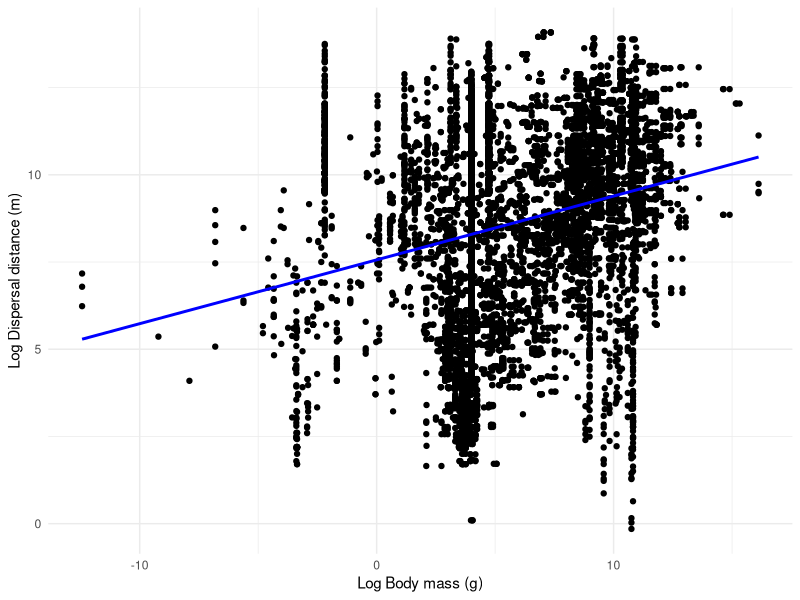
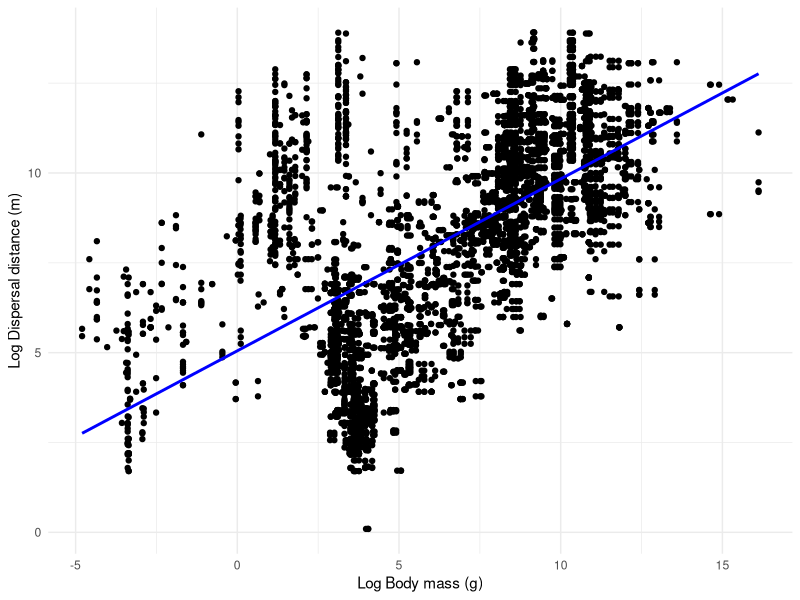
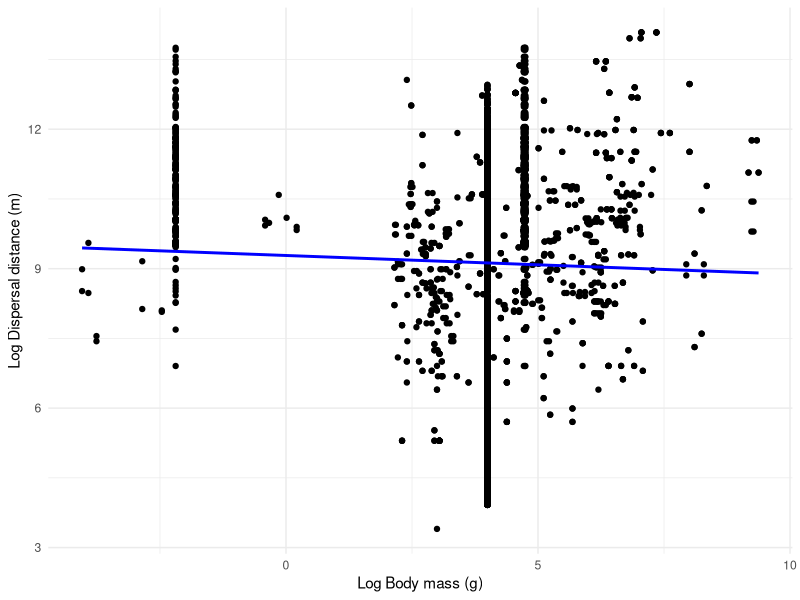
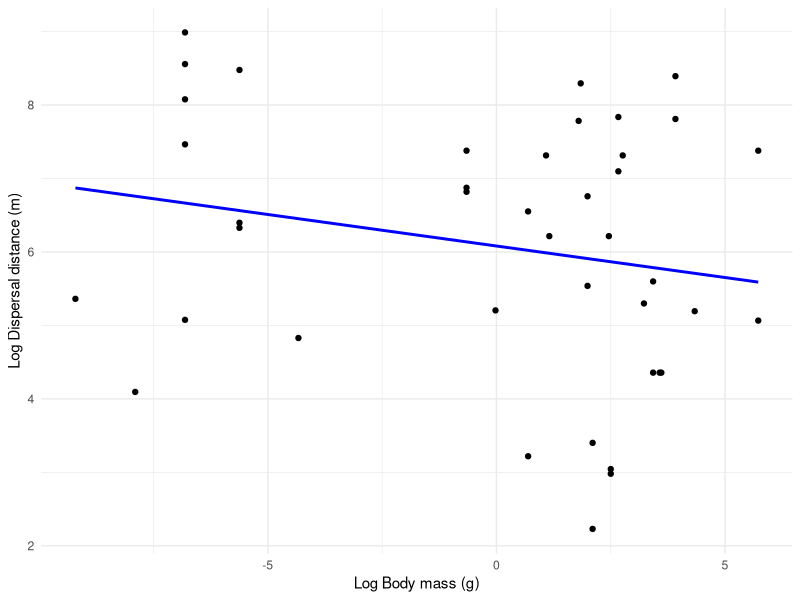
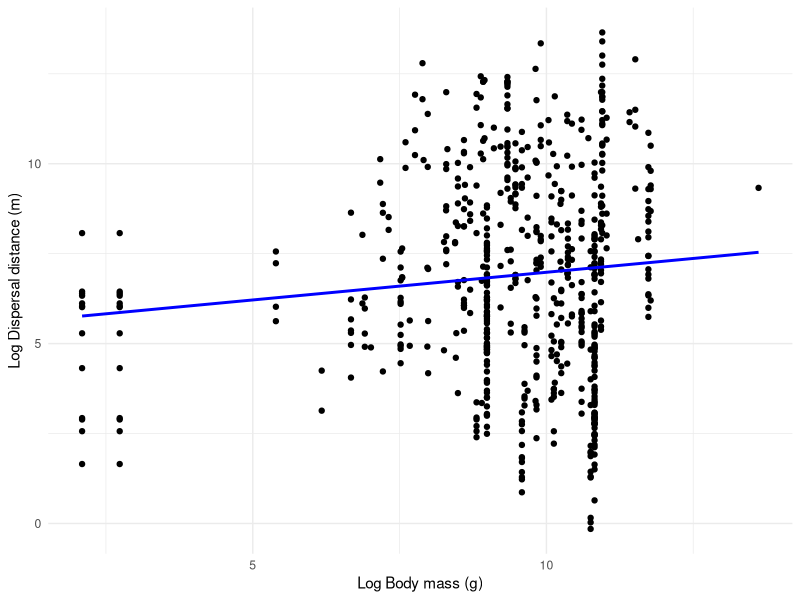
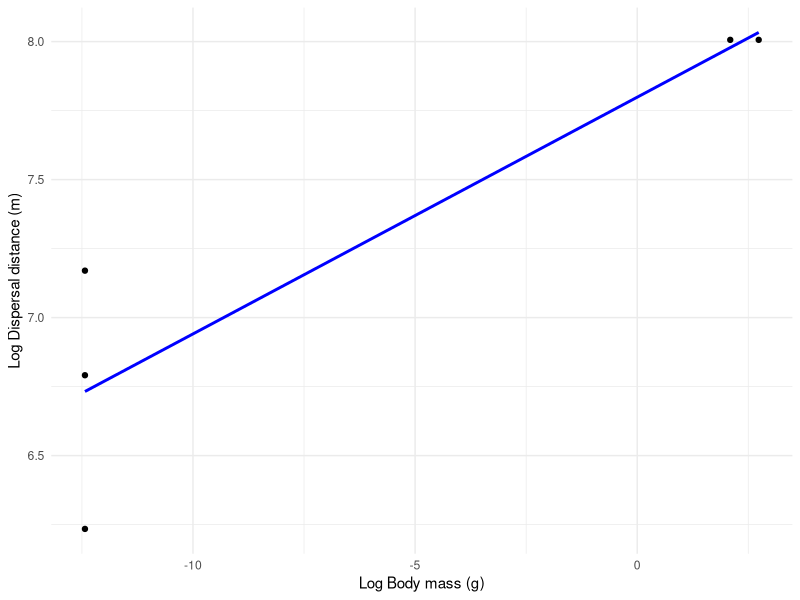

Source code (R) for these figures, in order:
library(tidyverse)
library(dplyr)

setwd('C:/Users/xr49abiw/Documents/DispersalProject/data')

db5 <- read.csv("DispersalTransformed.csv")

####Linear regression for all data ####
#log transform
log_Body.mass <- log(db5$Body.mass)
log_Distance <- log(db5$Value)

regression  <- lm(log_Distance ~ log_Body.mass, data = db5)

# Create a scatter plot 
scatter_plot <- ggplot(db5, aes(x = log_Body.mass, y = log_Distance)) +
  geom_point() +
  geom_smooth(method = "lm", se = FALSE, color = "blue") +
  labs(x = "Log Body mass (g)", y = "Log Dispersal distance (m)") +
  theme_minimal()

# Print the scatter plot with linear regression line
print(scatter_plot)

####Linear regression for mammals####
# Filter data for mammals (n = 3596)
mammdb<- db5 |>
  filter(Taxon == "Mammal")

# Perform log transformation
mammdb$log_Body.mass <- log(mammdb$Body.mass)
mammdb$log_Distance <- log(mammdb$Value)

# Perform linear regression
regression_mamm <- lm(log_Distance ~ log_Body.mass, data = mammdb)

# Create a scatter plot
scatter_plot_mamm <- ggplot(mammdb, aes(x = log_Body.mass, y = log_Distance)) +
  geom_point() +
  geom_smooth(method = "lm", se = FALSE, color = "blue") +
  labs(x = "Log Body mass (g)", y = "Log Dispersal distance (m)") +
  theme_minimal()

# Print the scatter plot with linear regression line for mammals
print(scatter_plot_mamm)


####Linear regression for birds####
# Filter data for bird (n = 2913)
bdb<- db5 |>
  filter(Taxon == "Bird")

# Perform log transformation
bdb$log_Body.mass <- log(bdb$Body.mass)
bdb$log_Distance <- log(bdb$Value)

# Perform linear regression
regression_b <- lm(log_Distance ~ log_Body.mass, data = bdb)

# Create a scatter plot
scatter_plot_b <- ggplot(bdb, aes(x = log_Body.mass, y = log_Distance)) +
  geom_point() +
  geom_smooth(method = "lm", se = FALSE, color = "blue") +
  labs(x = "Log Body mass (g)", y = "Log Dispersal distance (m)") +
  theme_minimal()

# Print the scatter plot with linear regression line for mammals
print(scatter_plot_b)

####Linear regression for amphibian####
# Filter data for amphibian (n = 41)
adb<- db5 |>
  filter(Taxon == "Amphibian")

# Perform log transformation
adb$log_Body.mass <- log(adb$Body.mass)
adb$log_Distance <- log(adb$Value)

# Perform linear regression
regression_a <- lm(log_Distance ~ log_Body.mass, data = adb)

# Create a scatter plot
scatter_plot_a <- ggplot(adb, aes(x = log_Body.mass, y = log_Distance)) +
  geom_point() +
  geom_smooth(method = "lm", se = FALSE, color = "blue") +
  labs(x = "Log Body mass (g)", y = "Log Dispersal distance (m)") +
  theme_minimal()

# Print the scatter plot with linear regression line for mammals
print(scatter_plot_a)

####Linear regression for fish####
# Filter data for Fish (n = 632, only one body size too - wait till we get the fish base masses)
fdb<- db5 |>
  filter(Taxon == "Fish")

# Perform log transformation
fdb$log_Body.mass <- log(fdb$Body.mass)
fdb$log_Distance <- log(fdb$Value)

# Perform linear regression
regression_f <- lm(log_Distance ~ log_Body.mass, data = fdb)

# Create a scatter plot
scatter_plot_f <- ggplot(fdb, aes(x = log_Body.mass, y = log_Distance)) +
  geom_point() +
  geom_smooth(method = "lm", se = FALSE, color = "blue") +
  labs(x = "Log Body mass (g)", y = "Log Dispersal distance (m)") +
  theme_minimal()

# Print the scatter plot with linear regression line for mammals
print(scatter_plot_f)

####Linear regression for invertebrate####
# Filter data for invertebrate (n = 4)
idb<- db5 |>
  filter(Taxon == "Invertebrate")

# Perform log transformation
idb$log_Body.mass <- log(idb$Body.mass)
idb$log_Distance <- log(idb$Value)

# Perform linear regression
regression_i <- lm(log_Distance ~ log_Body.mass, data = idb)

# Create a scatter plot
scatter_plot_i <- ggplot(idb, aes(x = log_Body.mass, y = log_Distance)) +
  geom_point() +
  geom_smooth(method = "lm", se = FALSE, color = "blue") +
  labs(x = "Log Body mass (g)", y = "Log Dispersal distance (m)") +
  theme_minimal()

# Print the scatter plot with linear regression line for mammals
print(scatter_plot_i)
